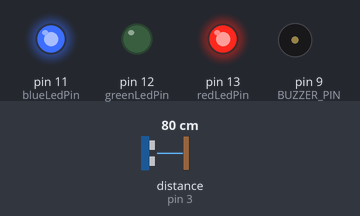
Recording of a program running on a simulated Arduino Uno, built with avr-gcc and run on an emulated ATmega328P. Shown: output pins drawn as LEDs (lit = HIGH), buzzer (waves = sounding). Wiring (inferred from the names in the program): ultrasonic range finder: trigger pin 2; echo pin 3. The inputs (shaded band) are chosen by the test bench; at power-on: distance to the obstacle (sensor on pin 3) 80 cm. The echo pulse lasts 58.3 µs per cm; pins used as bus, display or sensor lines are not drawn.

Above: at 1.2 s.
1.3 s: distance to the obstacle (sensor on pin 3) set to 43 cm
2.8 s: distance to the obstacle (sensor on pin 3) set to 36 cm
At 3.07 s:
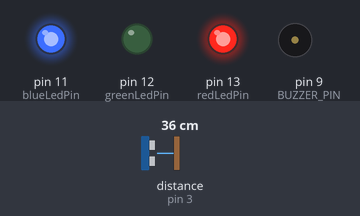
5.8 s: distance to the obstacle (sensor on pin 3) set to 2 cm
At 5.93 s:
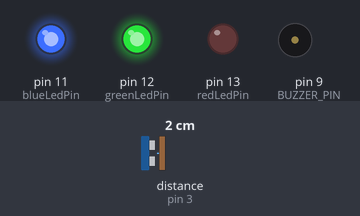
8.8 s: distance to the obstacle (sensor on pin 3) set to 8 cm
11.8 s: distance to the obstacle (sensor on pin 3) set to 11 cm
At 12.01 s:
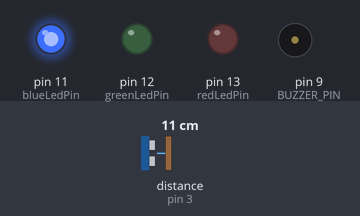
14.8 s: distance to the obstacle (sensor on pin 3) set to 4 cm
At 14.97 s:
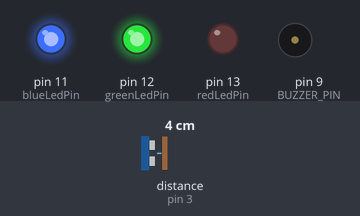
Timing chart, 0 to 18.8 s (numbered marks = the images above; inputs shaded):
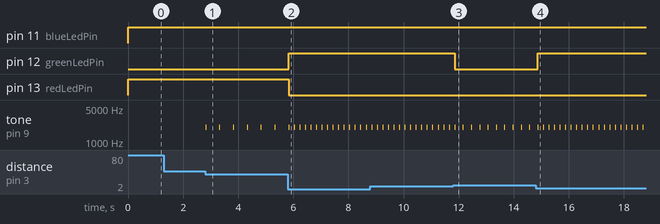

The program:

main.cpp
```cpp
#include <Arduino.h>
#include <Wire.h>


#define TRIG_PIN 2
#define ECHO_PIN 3
#define BUZZER_PIN 9


int redLedPin = 13;
int greenLedPin = 12;
int blueLedPin = 11;

int time = 0;
int distance = 0;

#define COMMON_ANODE

void setColor(byte red, byte green, byte blue) {

  #ifdef COMMON_ANODE
    red = 255 - red;
    green = 255 - green;
    blue = 255 - blue;
  #endif

  analogWrite(redLedPin, red);
  analogWrite(greenLedPin, green);
  analogWrite(blueLedPin, blue);
}

void setup() {
  pinMode(TRIG_PIN, OUTPUT);
  pinMode(ECHO_PIN, INPUT);
  pinMode(BUZZER_PIN, OUTPUT);
  pinMode(redLedPin, OUTPUT);
  pinMode(greenLedPin, OUTPUT);
  pinMode(blueLedPin, OUTPUT);

  digitalWrite(BUZZER_PIN, LOW);
}

void loop() {

  setColor(0, 255, 0);
  // Generating impulse for TRIG_PIN
  digitalWrite(TRIG_PIN, LOW);
  delayMicroseconds(2);
  digitalWrite(TRIG_PIN, HIGH);
  delayMicroseconds(10);
  digitalWrite(TRIG_PIN, LOW);

  // Reading duration time if ECHO_PIN impulse
  time = pulseIn(ECHO_PIN, HIGH);

  // Calculating distance
  distance = (time / 2) / 29.1;

  if (distance < 10) {
    tone(BUZZER_PIN, 2000, 20);
    setColor(255, 0, 0);
    delay(100);
  } else if (distance < 20) {
    tone(BUZZER_PIN, 2000, 20);
    setColor(255, 255, 0);
    delay(200);
  } else if (distance < 40) {
    tone(BUZZER_PIN, 2000, 20);
    setColor(0, 255, 0);
    delay(400);
  }

  noTone(BUZZER_PIN);
  delay(100);
}
```

Measured:
- the behaviour switches between 41 and 40 cm on distance to the obstacle (sensor on pin 3) (found by bisection; images 0 and 1)
- the behaviour switches between 9 and 10 cm on distance to the obstacle (sensor on pin 3) (found by bisection; images 2 and 3)
- after the input at 1.3 s, every drawn part: stays the same
- after the input at 2.8 s, tone on pin 9 (BUZZER_PIN): alternates 2000 Hz for 0.02 s and silent for 0.48 s, starting at once
- after the input at 5.8 s, pin 12 (greenLedPin): LOW → HIGH at once; pin 13 (redLedPin): HIGH → LOW at once; tone on pin 9 (BUZZER_PIN): alternates 2000 Hz for 0.02 s and silent for 0.18 s, starting after 0.23 s
- after the input at 11.8 s, pin 12 (greenLedPin): HIGH → LOW after 0.05 s; tone on pin 9 (BUZZER_PIN): alternates 2000 Hz for 0.02 s and silent for 0.28 s, starting after 0.36 s
- after the input at 14.8 s, pin 12 (greenLedPin): LOW → HIGH after 0.07 s; tone on pin 9 (BUZZER_PIN): alternates 2000 Hz for 0.02 s and silent for 0.18 s, starting after 0.27 s
